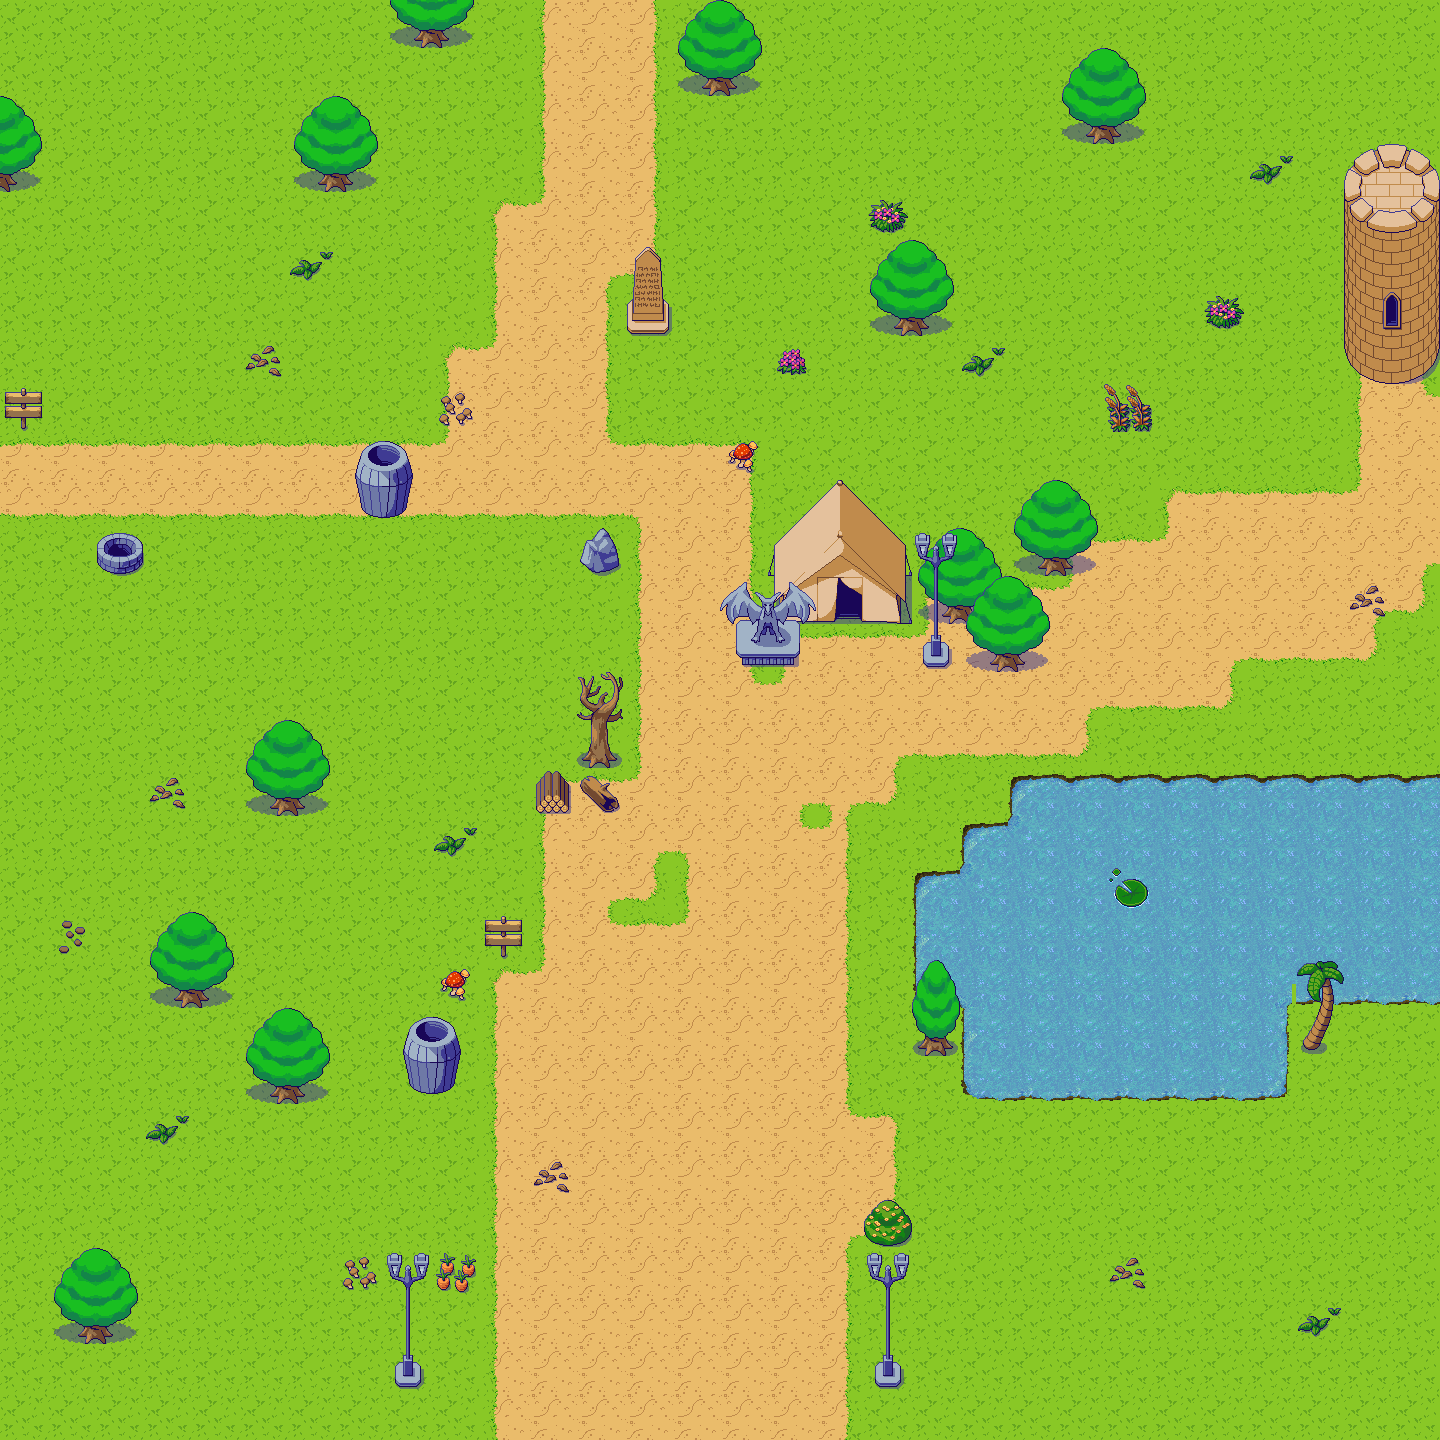

A level layout from a 2D game, rendered from its tile map. Below: a short description, then the map file with tile-grid data replaced by summaries:
An orthogonal 30x30 tile map with 48x48 px tiles, 4 tile layers (path, water_and_foreground, foreground, foreground2), 4 tilesets and 3 objects (to_interior, from_interior, fruit).

<map version="1.10" tiledversion="1.11.2" orientation="orthogonal" renderorder="right-down" width="30" height="30" tilewidth="48" tileheight="48" infinite="0" nextlayerid="7" nextobjectid="7">
 <tileset firstgid="1" source="water.tsx" />
 <tileset firstgid="442" source="exterior.tsx" />
 <tileset firstgid="883" source="PixelFantasy_Outside_B.tsx" />
 <tileset firstgid="1139" source="PixelFantasy_Outside_C.tsx" />
 <layer id="1" name="path" class="background" width="30" height="30">
  <data>[900 cells, 900 non-empty, 15 distinct tile ids]</data>
 </layer>
 <layer id="2" name="water_and_foreground" class="background" width="30" height="30">
  <data>[900 cells, 82 non-empty, 16 distinct tile ids]</data>
 </layer>
 <layer id="3" name="foreground" class="foreground" width="30" height="30">
  <data>[900 cells, 98 non-empty, 49 distinct tile ids]</data>
 </layer>
 <layer id="4" name="foreground2" class="foreground" width="30" height="30">
  <data>[900 cells, 11 non-empty, 11 distinct tile ids]</data>
 </layer>
 <objectgroup id="5" name="move">
  <object id="1" name="to_interior" x="816.667" y="581.667" width="49.6667" height="15" />
  <object id="2" name="from_interior" x="840.333" y="692.667">
   <point />
  </object>
 </objectgroup>
 <objectgroup id="6" name="collectible">
  <object id="6" name="fruit" gid="976" x="895.333" y="786.667" width="48" height="48" />
 </objectgroup>
</map>
